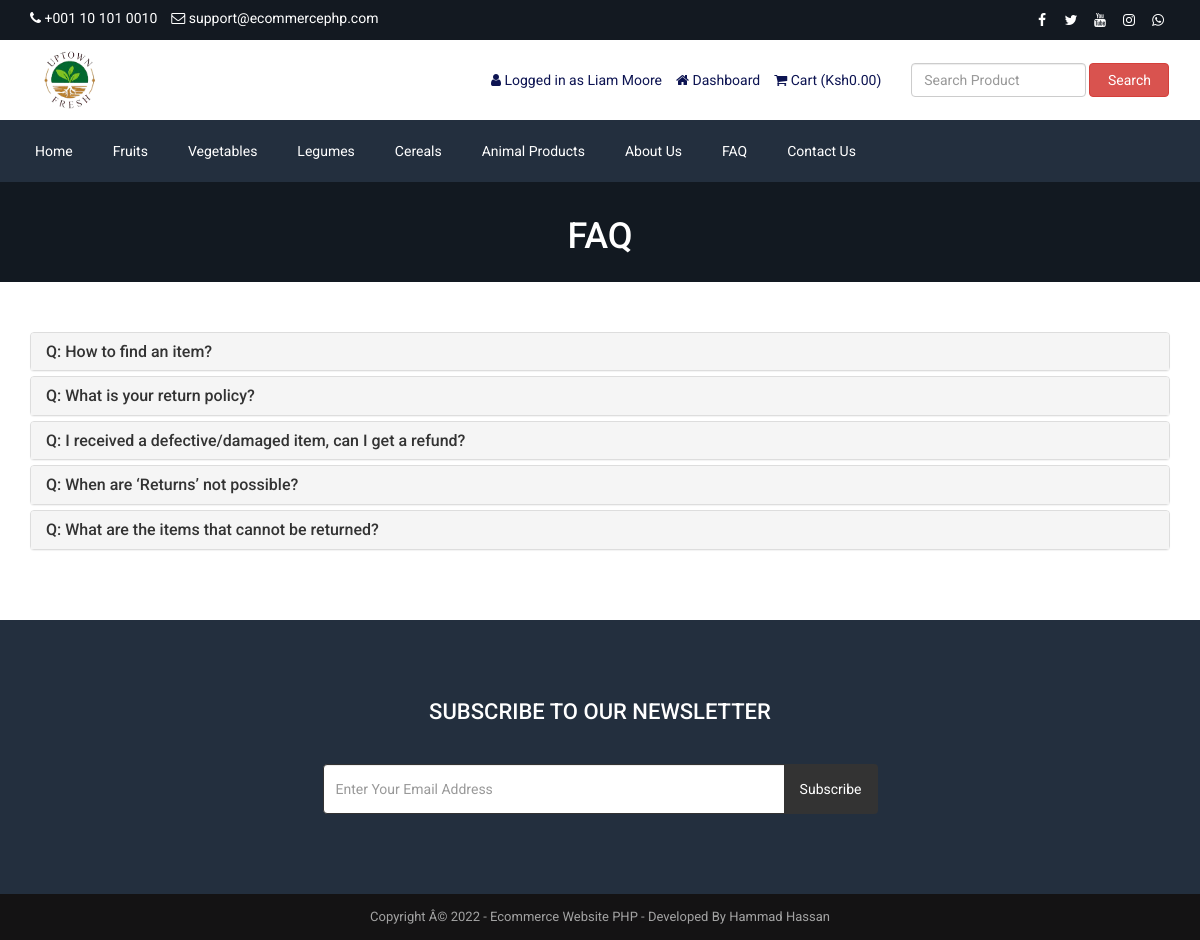
Before: /faq.php (signed in) with the older database file.
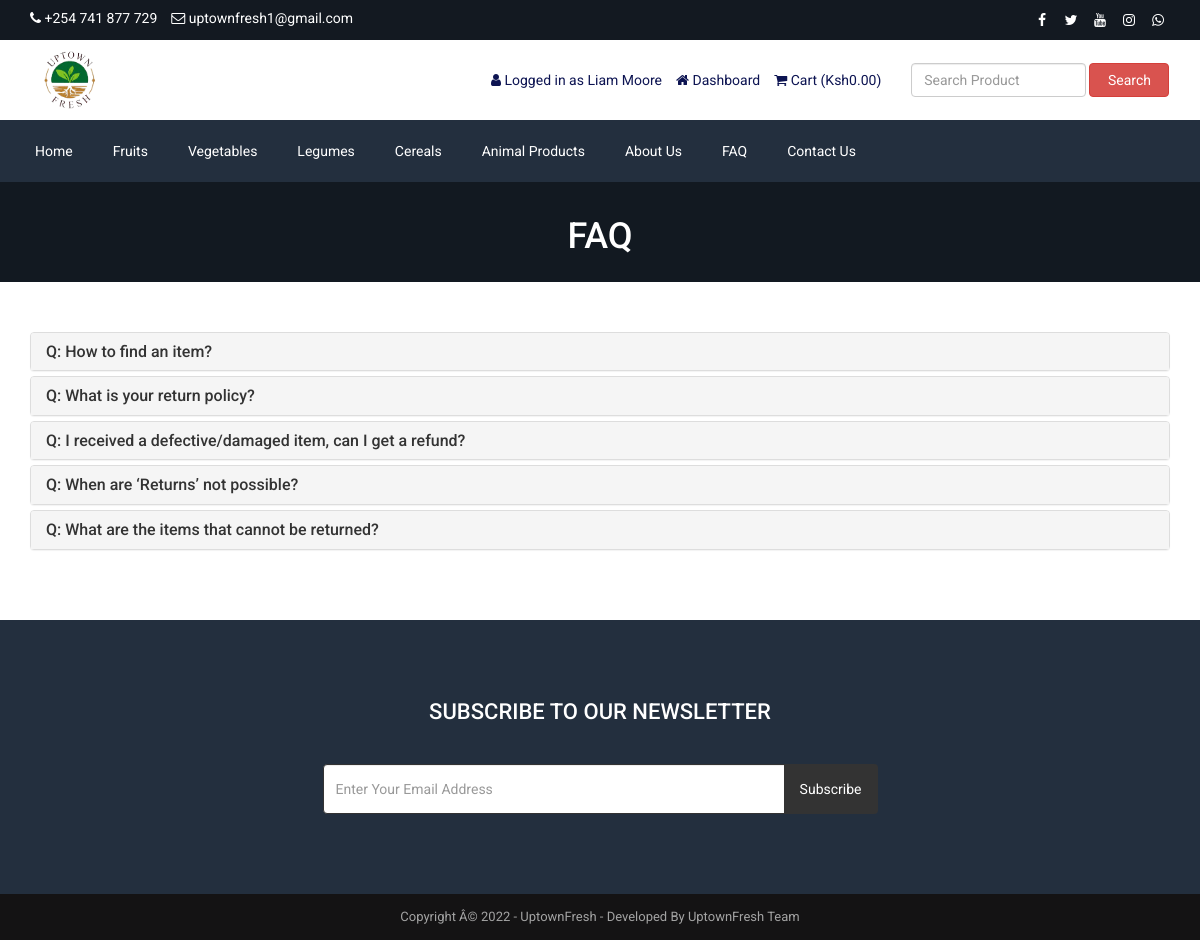
After: the same page with the newer database file.
### tables this page shows
CREATE TABLE `tbl_settings` (
  `id` int(11) NOT NULL,
  `logo` varchar(255) NOT NULL,
  `favicon` varchar(255) NOT NULL,
  `footer_about` text NOT NULL,
  `footer_copyright` text NOT NULL,
  `contact_address` text NOT NULL,
  `contact_email` varchar(255) NOT NULL,
  `contact_phone` varchar(255) NOT NULL,
  `contact_fax` varchar(255) NOT NULL,
  `contact_map_iframe` text NOT NULL,
  `receive_email` varchar(255) NOT NULL,
  `receive_email_subject` varchar(255) NOT NULL,
  `receive_email_thank_you_message` text NOT NULL,
  `forget_password_message` text NOT NULL,
  `total_recent_post_footer` int(10) NOT NULL,
  `total_popular_post_footer` int(10) NOT NULL,
  `total_recent_post_sidebar` int(11) NOT NULL,
  `total_popular_post_sidebar` int(11) NOT NULL,
  `total_featured_product_home` int(11) NOT NULL,
  `total_latest_product_home` int(11) NOT NULL,
  `total_popular_product_home` int(11) NOT NULL,
  `meta_title_home` text NOT NULL,
  `meta_keyword_home` text NOT NULL,
  `meta_description_home` text NOT NULL,
  `banner_login` varchar(255) NOT NULL,
  `banner_registration` varchar(255) NOT NULL,
  `banner_forget_password` varchar(255) NOT NULL,
  `banner_reset_password` varchar(255) NOT NULL,
  `banner_search` varchar(255) NOT NULL,
  `banner_cart` varchar(255) NOT NULL,
  `banner_checkout` varchar(255) NOT NULL,
  `banner_product_category` varchar(255) NOT NULL,
  `banner_blog` varchar(255) NOT NULL,
  `cta_title` varchar(255) NOT NULL,
  `cta_content` text NOT NULL,
  `cta_read_more_text` varchar(255) NOT NULL,
  `cta_read_more_url` varchar(255) NOT NULL,
  `cta_photo` varchar(255) NOT NULL,
  `featured_product_title` varchar(255) NOT NULL,
  `featured_product_subtitle` varchar(255) NOT NULL,
  `latest_product_title` varchar(255) NOT NULL,
  `latest_product_subtitle` varchar(255) NOT NULL,
  `popular_product_title` varchar(255) NOT NULL,
  `popular_product_subtitle` varchar(255) NOT NULL,
  `testimonial_title` varchar(255) NOT NULL,
  `testimonial_subtitle` varchar(255) NOT NULL,
  `testimonial_photo` varchar(255) NOT NULL,
  `blog_title` varchar(255) NOT NULL,
  `blog_subtitle` varchar(255) NOT NULL,
  `newsletter_text` text NOT NULL,
  `paypal_email` varchar(255) NOT NULL,
  `stripe_public_key` varchar(255) NOT NULL,
  `stripe_secret_key` varchar(255) NOT NULL,
  `bank_detail` text NOT NULL,
  `before_head` text NOT NULL,
  `after_body` text NOT NULL,
  `before_body` text NOT NULL,
  `home_service_on_off` int(11) NOT NULL,
  `home_welcome_on_off` int(11) NOT NULL,
  `home_featured_product_on_off` int(11) NOT NULL,
  `home_latest_product_on_off` int(11) NOT NULL,
  `home_popular_product_on_off` int(11) NOT NULL,
  `home_testimonial_on_off` int(11) NOT NULL,
  `home_blog_on_off` int(11) NOT NULL,
  `newsletter_on_off` int(11) NOT NULL,
  `ads_above_welcome_on_off` int(1) NOT NULL,
  `ads_above_featured_product_on_off` int(1) NOT NULL,
  `ads_above_latest_product_on_off` int(1) NOT NULL,
  `ads_above_popular_product_on_off` int(1) NOT NULL,
  `ads_above_testimonial_on_off` int(1) NOT NULL,
  `ads_category_sidebar_on_off` int(1) NOT NULL
);

### faq.php (the view, shortened to what the changed rows need)
<?php require_once('header.php'); ?>
<?php
$statement = $pdo->prepare("SELECT * FROM tbl_page WHERE id=1");
$statement->execute();
$result = $statement->fetchAll(PDO::FETCH_ASSOC);
foreach ($result as $row) {
    $faq_title = $row['faq_title'];
    $faq_banner = $row['faq_banner'];
}
?>
<div class="page-banner" style="background-image: url(assets/uploads/<?php echo $faq_banner; ?>);">
    <div class="inner">
        <h1><?php echo $faq_title; ?></h1>
    </div>
</div>
<?php require_once('footer.php'); ?>

### header.php (shortened to what the changed rows need)
<?php
include("admin/inc/config.php");
$statement = $pdo->prepare("SELECT * FROM tbl_settings WHERE id=1");
$statement->execute();
$result = $statement->fetchAll(PDO::FETCH_ASSOC);
foreach ($result as $row)
{
	$logo = $row['logo'];
	$contact_email = $row['contact_email'];
	$contact_phone = $row['contact_phone'];
}
?>
<!DOCTYPE html>
<html lang="en">
<head>
	<link rel="stylesheet" href="assets/css/bootstrap.min.css">
	<link rel="stylesheet" href="assets/css/font-awesome.min.css">
	<link rel="stylesheet" href="assets/css/owl.carousel.min.css">
	<link rel="stylesheet" href="assets/css/owl.theme.default.min.css">
	<link rel="stylesheet" href="assets/css/jquery.bxslider.min.css">
    <link rel="stylesheet" href="assets/css/magnific-popup.css">
    <link rel="stylesheet" href="assets/css/rating.css">
	<link rel="stylesheet" href="assets/css/spacing.css">
	<link rel="stylesheet" href="assets/css/bootstrap-touch-slider.css">
	<link rel="stylesheet" href="assets/css/animate.min.css">
	<link rel="stylesheet" href="assets/css/tree-menu.css">
	<link rel="stylesheet" href="assets/css/select2.min.css">
	<link rel="stylesheet" href="assets/css/main.css">
	<link rel="stylesheet" href="assets/css/responsive.css">
	<?php
	$statement = $pdo->prepare("SELECT * FROM tbl_page WHERE id=1");
	$statement->execute();
	$result = $statement->fetchAll(PDO::FETCH_ASSOC);
		?>
</head>
<body>
<div class="top">
	<div class="container">
		<div class="row">
			<div class="col-md-6 col-sm-6 col-xs-12">
				<div class="left">
					<ul>
						<li><i class="fa fa-phone"></i> <?php echo $contact_phone; ?></li>
						<li><i class="fa fa-envelope-o"></i> <?php echo $contact_email; ?></li>
					</ul>
				</div>
			</div>
		</div>
	</div>
</div>
<div class="header">
	<div class="container">
		<div class="row inner">
			<div class="col-md-4 logo">
				<a href="index.php"><img src="assets/uploads/<?php echo $logo; ?>" alt="logo image"></a>
			</div>
		</div>
	</div>
</div>

### footer.php (shortened to what the changed rows need)
<?php
$statement = $pdo->prepare("SELECT * FROM tbl_settings WHERE id=1");
$statement->execute();
$result = $statement->fetchAll(PDO::FETCH_ASSOC);
foreach ($result as $row)
{
	$footer_copyright = $row['footer_copyright'];
    $newsletter_on_off = $row['newsletter_on_off'];
}
?>
<?php if($newsletter_on_off == 1): ?>
<section class="home-newsletter">
	<div class="container">
		<div class="row">
			<div class="col-md-6 col-md-offset-3">
				<div class="single">
				<form action="" method="post">
					<h2><?php echo LANG_VALUE_93; ?></h2>
				</div>
			</div>
		</div>
	</div>
</section>
<?php endif; ?>
<div class="footer-bottom">
	<div class="container">
		<div class="row">
			<div class="col-md-12 copyright">
				<?php echo $footer_copyright; ?>
			</div>
		</div>
	</div>
</div>
</body>
</html>

Changed rows visible on the page:
changed tbl_settings: contact_phone "+001 10 101 0010" → "+254 741 877 729"; contact_email "support@ecommercephp.com" → "uptownfresh1@gmail.com"; footer_copyright "Copyright Â© 2022 - Ecommerce Website PHP - Developed By Hammad Hassan" → "Copyright Â© 2022 - UptownFresh - Developed By UptownFresh Team"
